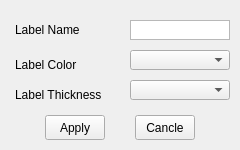
<?xml version="1.0" encoding="UTF-8"?>
<ui version="4.0">
 <class>LabelSettingDialog</class>
 <widget class="QWidget" name="LabelSettingDialog">
  <property name="geometry">
   <rect>
    <x>0</x>
    <y>0</y>
    <width>240</width>
    <height>150</height>
   </rect>
  </property>
  <property name="windowTitle">
   <string>LabelSettingDialog</string>
  </property>
  <widget class="QLabel" name="label_name">
   <property name="geometry">
    <rect>
     <x>15</x>
     <y>20</y>
     <width>100</width>
     <height>20</height>
    </rect>
   </property>
   <property name="text">
    <string>Label Name</string>
   </property>
  </widget>
  <widget class="QLabel" name="label_thickness">
   <property name="geometry">
    <rect>
     <x>15</x>
     <y>85</y>
     <width>100</width>
     <height>20</height>
    </rect>
   </property>
   <property name="text">
    <string>Label Thickness</string>
   </property>
  </widget>
  <widget class="QLabel" name="labe_color">
   <property name="geometry">
    <rect>
     <x>15</x>
     <y>55</y>
     <width>100</width>
     <height>20</height>
    </rect>
   </property>
   <property name="text">
    <string>Label Color</string>
   </property>
  </widget>
  <widget class="QPlainTextEdit" name="name_edit">
   <property name="geometry">
    <rect>
     <x>130</x>
     <y>20</y>
     <width>100</width>
     <height>20</height>
    </rect>
   </property>
   <property name="toolTip">
    <string>input labelling name ( ex : car )</string>
   </property>
   <property name="verticalScrollBarPolicy">
    <enum>Qt::ScrollBarAlwaysOff</enum>
   </property>
   <property name="horizontalScrollBarPolicy">
    <enum>Qt::ScrollBarAlwaysOff</enum>
   </property>
  </widget>
  <widget class="QPushButton" name="apply_btn">
   <property name="geometry">
    <rect>
     <x>45</x>
     <y>115</y>
     <width>60</width>
     <height>25</height>
    </rect>
   </property>
   <property name="text">
    <string>Apply</string>
   </property>
  </widget>
  <widget class="QPushButton" name="cancle_btn">
   <property name="geometry">
    <rect>
     <x>135</x>
     <y>115</y>
     <width>60</width>
     <height>25</height>
    </rect>
   </property>
   <property name="text">
    <string>Cancle</string>
   </property>
  </widget>
  <widget class="QComboBox" name="color_box">
   <property name="geometry">
    <rect>
     <x>130</x>
     <y>50</y>
     <width>100</width>
     <height>20</height>
    </rect>
   </property>
  </widget>
  <widget class="QComboBox" name="thickness_box">
   <property name="geometry">
    <rect>
     <x>130</x>
     <y>80</y>
     <width>100</width>
     <height>20</height>
    </rect>
   </property>
  </widget>
 </widget>
 <layoutdefault spacing="6" margin="11"/>
 <resources/>
 <connections>
  <connection>
   <sender>cancle_btn</sender>
   <signal>pressed()</signal>
   <receiver>LabelSettingDialog</receiver>
   <slot>close()</slot>
   <hints>
    <hint type="sourcelabel">
     <x>164</x>
     <y>127</y>
    </hint>
    <hint type="destinationlabel">
     <x>119</x>
     <y>74</y>
    </hint>
   </hints>
  </connection>
 </connections>
</ui>
